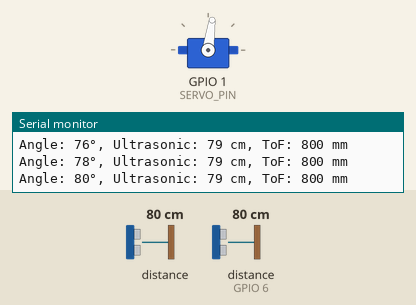
This sketch was run on a simulated ESP32-C3. Shown: servo, the last lines printed to the serial monitor. Wiring (inferred from the names in the program): ultrasonic range finder: trigger GPIO 5; echo GPIO 6. The inputs (shaded band) are chosen by the test bench; at power-on: distance to the obstacle (sensor on GPIO 6) 80 cm, distance to the obstacle 80 cm. The echo pulse lasts 58.3 µs per cm; servo pulses on a pin are drawn as a servo (544–2400 µs = 0–180°).

Above: at 1.2 s.
1.3 s: distance to the obstacle (sensor on GPIO 6) set to 259 cm
At 2.93 s:
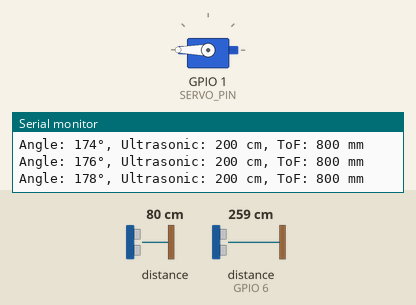
4.3 s: distance to the obstacle (sensor 0) set to 2 cm
At 6.05 s:
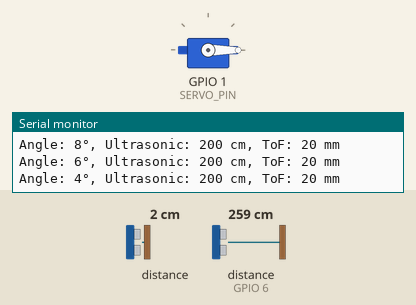
7.3 s: distance to the obstacle (sensor on GPIO 6) set to 4 cm
At 7.82 s:
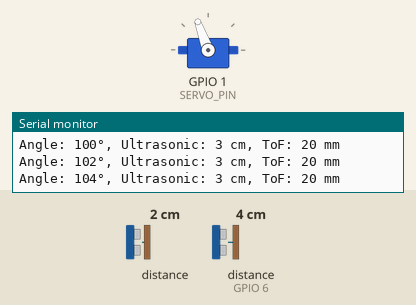
10.3 s: distance to the obstacle (sensor on GPIO 6) set to 9 cm
13.3 s: distance to the obstacle (sensor on GPIO 6) set to 2 cm
Timing chart, 0 to 17.3 s (numbered marks = the images above; inputs shaded):
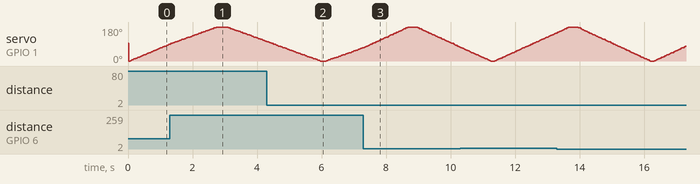

The sketch:

hybrid.ino
```cpp
/*
ESP32 Range Finder - Hybrid Mode (TOF + Ultrasonic)
Author: RawFish69
Board: ESP32C3 Dev Module
Devices: VL53L1X, HC-SR04
*/

#include <WiFi.h>
#include <WebServer.h>
#include <WebSocketsServer.h>
#include <ArduinoJson.h>
#include "web_main.h"
#include <rgb.h>
#include <Adafruit_VL53L1X.h>

#define TRIG_PIN 5
#define ECHO_PIN 6
#define SERVO_PIN 1
#define SDA 19
#define SCL 4

const int SERVO_FREQ = 50;
const int SERVO_PWM_BITS = 12;
const int SERVO_MIN_US = 500;
const int SERVO_MAX_US = 2500;

#define SERVO_MIN_DUTY ( (SERVO_MIN_US * (1 << SERVO_PWM_BITS)) / 20000 )
#define SERVO_MAX_DUTY ( (SERVO_MAX_US * (1 << SERVO_PWM_BITS)) / 20000 )
#define SERVO_NEUTRAL  ( (SERVO_MIN_DUTY + SERVO_MAX_DUTY) / 2 )

unsigned int angleToDuty(int angle) {
  long pulseUs = SERVO_MIN_US + (long)angle * (SERVO_MAX_US - SERVO_MIN_US) / 180;
  return (pulseUs * (1 << SERVO_PWM_BITS)) / 20000;
}

const char* ssid = "Range Finder Beta";
const char* password = "";
IPAddress local_IP(192, 168, 1, 101);
IPAddress gateway(192, 168, 1, 101);
IPAddress subnet(255, 255, 255, 0);
WebServer server(80);
WebSocketsServer webSocket(81);
Adafruit_VL53L1X tofSensor;
bool sensorsInitialized = false;
int servoAngle = 0;
bool servoDirection = true;
const int SERVO_STEP_DELAY = 20;
const int SERVO_STEP_DEGREES = 2;
const int ULTRASONIC_MAX_CM = 200;
int tofDistance = -1;
const int TOF_MAX_DISTANCE = 4000;
unsigned long lastToFRead = 0;
const unsigned long TOF_READ_INTERVAL = 50;

void setup() {
  Serial.begin(115200);
  Wire.begin(SDA, SCL);
  pinMode(TRIG_PIN, OUTPUT);
  pinMode(ECHO_PIN, INPUT);
  ledcAttach(SERVO_PIN, SERVO_FREQ, SERVO_PWM_BITS);
  ledcWrite(SERVO_PIN, SERVO_NEUTRAL);
  if (!tofSensor.begin(0x29)) {
    Serial.println("Failed to init ToF sensor!");
  } else {
    tofSensor.startRanging();
    tofSensor.setTimingBudget(50000);
    sensorsInitialized = true;
    Serial.println("ToF sensor OK");
  }
  WiFi.mode(WIFI_AP);
  WiFi.softAPConfig(local_IP, gateway, subnet);
  WiFi.softAP(ssid, password);
  Serial.print("AP IP: ");
  Serial.println(WiFi.softAPIP());
  server.on("/", HTTP_GET, []() {
    server.send(200, "text/html", WEBPAGE);
  });
  server.begin();
  webSocket.begin();
  webSocket.onEvent(webSocketEvent);
  setupRGB();
}

void loop() {
  server.handleClient();
  webSocket.loop();
  static unsigned long lastServoMove = 0;
  unsigned long now = millis();
  if (now - lastServoMove >= SERVO_STEP_DELAY) {
    lastServoMove = now;
    if (servoDirection) {
      servoAngle += SERVO_STEP_DEGREES;
      if (servoAngle >= 180) {
        servoAngle = 180;
        servoDirection = false;
      }
    } else {
      servoAngle -= SERVO_STEP_DEGREES;
      if (servoAngle <= 0) {
        servoAngle = 0;
        servoDirection = true;
      }
    }
    unsigned int duty = angleToDuty(servoAngle);
    ledcWrite(SERVO_PIN, duty);
    int ultrasonicCm = getUltrasonicDistance();
    if (ultrasonicCm < 0 || ultrasonicCm > ULTRASONIC_MAX_CM) {
      ultrasonicCm = ULTRASONIC_MAX_CM;
    }
    if (sensorsInitialized && (now - lastToFRead >= TOF_READ_INTERVAL)) {
      lastToFRead = now;
      if (tofSensor.dataReady()) {
        int dist = tofSensor.distance();
        tofSensor.clearInterrupt();
        if (dist < 0 || dist > TOF_MAX_DISTANCE) {
          dist = TOF_MAX_DISTANCE;
        }
        tofDistance = dist;
      }
    }
    StaticJsonDocument<256> doc;
    doc["angle"] = servoAngle;
    doc["range"] = ultrasonicCm;
    doc["tofDistance"] = tofDistance;
    String json;
    serializeJson(doc, json);
    webSocket.broadcastTXT(json);
    Serial.print("Angle: ");
    Serial.print(servoAngle);
    Serial.print("°, Ultrasonic: ");
    Serial.print(ultrasonicCm);
    Serial.print(" cm, ToF: ");
    Serial.print(tofDistance);
    Serial.println(" mm");
  }
  handleRGB();
}

int getUltrasonicDistance() {
  digitalWrite(TRIG_PIN, LOW);
  delayMicroseconds(2);
  digitalWrite(TRIG_PIN, HIGH);
  delayMicroseconds(10);
  digitalWrite(TRIG_PIN, LOW);
  long duration = pulseIn(ECHO_PIN, HIGH, 30000);
  if (duration == 0) {
    return ULTRASONIC_MAX_CM;
  }
  int distance = duration * 0.034 / 2;
  return distance;
}
void webSocketEvent(uint8_t num, WStype_t type, uint8_t * payload, size_t length) {
  if (type == WStype_TEXT) {
  }
}
```

rgb.h
```cpp
#ifndef RGB_LED_H
#define RGB_LED_H

#include <Arduino.h>

#define RGB_BUILTIN 2
#define RGB_BRIGHTNESS 255
#define LED_UPDATE_INTERVAL 50

// LED state variables
static unsigned long lastLedUpdate = 0;
static int breathBrightness = 0;
static bool breathingUp = true;

inline void setupRGB() {
    rgbLedWrite(RGB_BUILTIN, 0, 0, 0); // Turn off LED initially
}

inline void handleRGB() {
    unsigned long currentMillis = millis();
    if (currentMillis - lastLedUpdate > LED_UPDATE_INTERVAL) {
        if (breathingUp) {
            breathBrightness += 5;
            if (breathBrightness >= RGB_BRIGHTNESS) {
                breathBrightness = RGB_BRIGHTNESS;
                breathingUp = false;
            }
        } else {
            breathBrightness -= 5;
            if (breathBrightness <= 10) {
                breathBrightness = 10;
                breathingUp = true;
            }
        }

        // Apply breathing effect with a rainbow color pattern
        float hue = (float)millis() / 10000.0f * 360.0f; // Complete color cycle every 10 seconds
        float h = fmod(hue, 360) / 360.0f;
        float s = 1.0f;
        float v = breathBrightness / 255.0f;

        float c = v * s;
        float x = c * (1 - abs(fmod(h * 6, 2) - 1));
        float m = v - c;

        uint8_t red, green, blue;

        if(h < 1.0f/6.0f) {
            red = (c + m) * 255;
            green = (x + m) * 255;
            blue = m * 255;
        } else if(h < 2.0f/6.0f) {
            red = (x + m) * 255;
            green = (c + m) * 255;
            blue = m * 255;
        } else if(h < 3.0f/6.0f) {
            red = m * 255;
            green = (c + m) * 255;
            blue = (x + m) * 255;
        } else if(h < 4.0f/6.0f) {
            red = m * 255;
            green = (x + m) * 255;
            blue = (c + m) * 255;
        } else if(h < 5.0f/6.0f) {
            red = (x + m) * 255;
            green = m * 255;
            blue = (c + m) * 255;
        } else {
            red = (c + m) * 255;
            green = m * 255;
            blue = (x + m) * 255;
        }

        rgbLedWrite(RGB_BUILTIN, red, green, blue);
        lastLedUpdate = currentMillis;
    }
}

#endif
```

Source omitted: web_main.h (16353 bytes)
